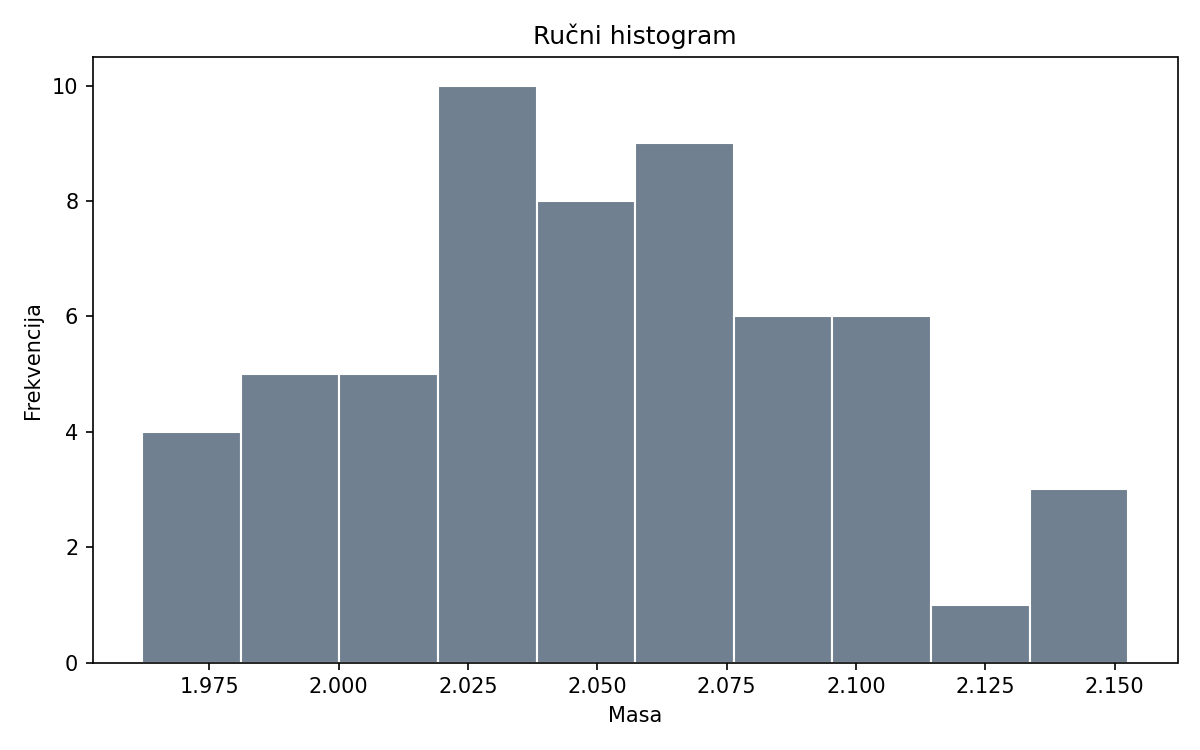

Generate this figure with Python:
import numpy as np
import matplotlib.pyplot as plt

# Generiranje podataka
np.random.seed(42)
mase_ciste = np.random.normal(loc=2.06, scale=0.05, size=57).tolist()

def hist(podaci, k):
    xmin = min(podaci)
    xmax = max(podaci)
    h = (xmax-xmin) / k

    rub = [xmin + i * h for i in range(k + 1)]
    f = [0] * k

    for x in podaci:
        for i in range(k):
            l = rub[i]
            d = rub[i + 1]
            #zdnji razred ukljucuje i maksimalnu vrijednost
            if i == k - 1:
                if l <= x <= d:
                    f[i] += 1
            else:
                if l <= x < d:
                    f[i] += 1

    print("Tekstualni histogram")
    for i in range(k):
        print(f"[{rub[i]:.2f}, {rub[i+1]:.2f}): {f[i]}")

    return rub, f

rub, f = hist(mase_ciste, k=10)

sirine = [rub[i+1] - rub[i] for i in range(len(rub)-1)]
plt.figure(figsize=(8, 5))
plt.bar(rub[:-1], f, width=sirine, align='edge', color='slategray', edgecolor='white')
plt.xlabel("Masa")
plt.ylabel("Frekvencija")
plt.title("Ručni histogram")
plt.tight_layout()
plt.savefig("1.png", dpi=150)
plt.show()
